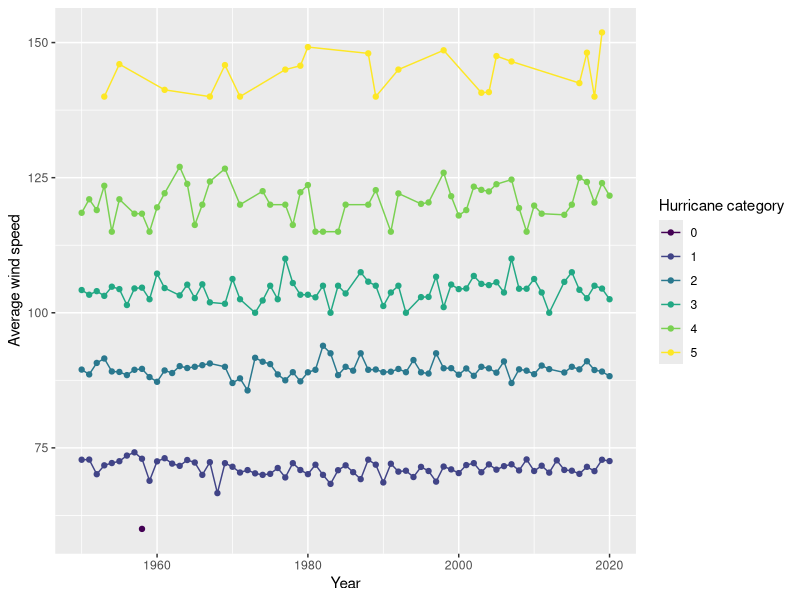
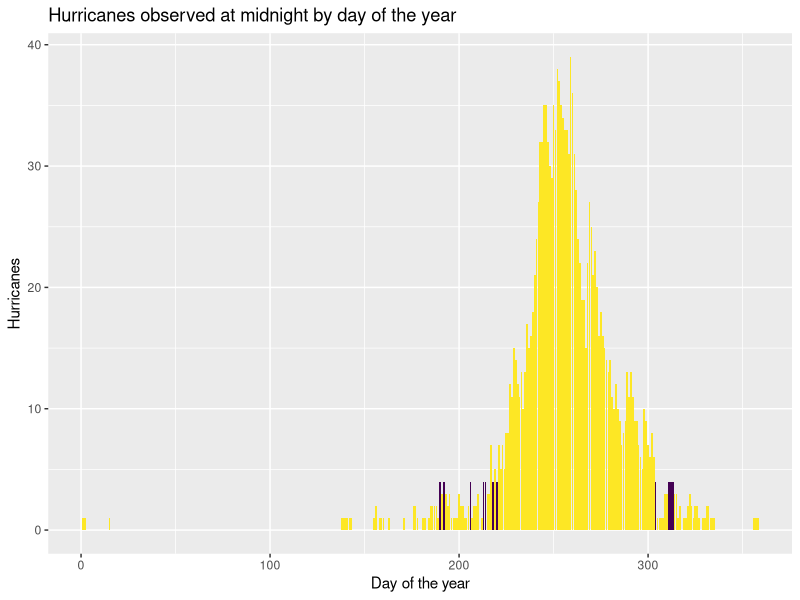
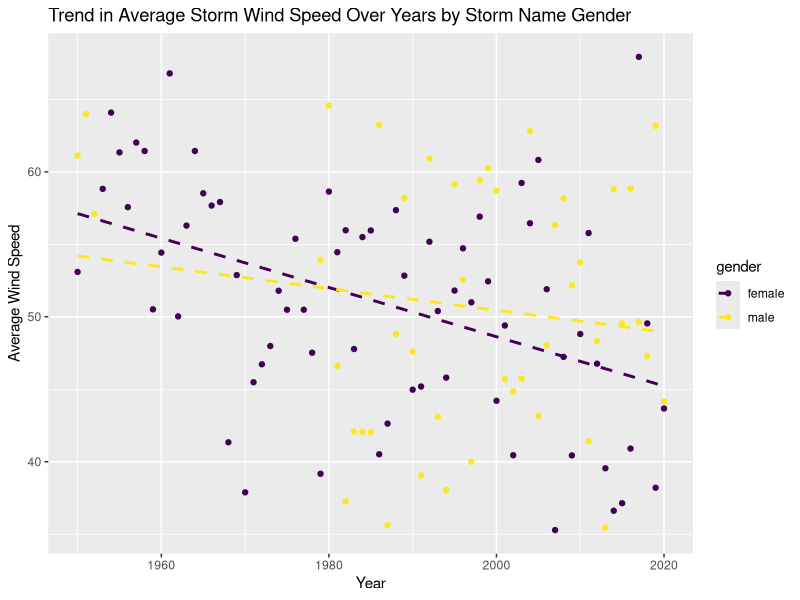

These charts were generated, in order, by the following R code:
## ---- chunk 1
#| message: false
library(tidyverse)

storms <- read_csv("../data/storms.csv")

storms |>
  slice_sample(n = 5)
## ---- chunk 2
#| message: false
storm_gender <- read_csv("../data/storm_gender.csv")

storm_gender |>
  filter(prob < 1) |>
  arrange(desc(prob)) |>
  slice_head(n = 3)

storm_gender |>
  arrange(desc(prob)) |>
  slice_tail(n = 3)
## ---- chunk 3
#| message: false
storm_codes <- read_csv("../data/storm_codes.csv")
storm_codes
## ---- chunk 4
storms |>
  group_by(year, name) |>
  summarize(wind_max = max(wind))
## ---- chunk 5
storms |>
  filter(status == "HU") |>
  group_by(year, category) |>
  summarize(wind_avg = mean(wind))
## ---- chunk 6
storms |>
  filter(status == "HU") |>
  group_by(year, category) |>
  summarize(wind_avg = mean(wind)) |>
  ggplot(aes(year, wind_avg, color = as_factor(category))) +
  geom_line() +
  geom_point() +
  scale_color_viridis_d() +
  labs(
    x = "Year",
    y = "Average wind speed",
    color = "Hurricane category"
  )
## ---- chunk 7
storms |>
  filter(status == "HU", hour == 0) |>
  count(doy)
## ---- chunk 8
median_days <- storms |> 
  filter(status == "HU", hour == 0) |>
  count(doy) |>
  filter(n == median(n))

storms |>
  filter(status == "HU", hour == 0) |>
  count(doy) |>
  ggplot(aes(doy, n)) +
  geom_col(fill = "#fde725") +
  geom_col(data = median_days, fill = "#440154") +
  labs(
    x = "Day of the year",
    y = "Hurricanes",
    title = "Hurricanes observed at midnight by day of the year"
  )
## ---- chunk 9
storms |>
  group_by(year) |>
  arrange(desc(letter)) |>
  slice(1) |>
  group_by(letter) |>
  summarize(n = n())
## ---- chunk 10
storms |>
  group_by(year, name) |>
  summarize(wind_max = max(wind)) |>
  inner_join(storm_gender, by = "name") |>
  group_by(gender) |>
  summarize(wind_max_average = mean(wind_max))
## ---- chunk 11
storms |>
  anti_join(storm_gender, by = "name") |>
  select(name) |>
  distinct() |>
  arrange(name)
## ---- chunk 12
storms |>
  select(year, name, status) |>
  distinct() |>
  count(status) |>
  left_join(storm_codes, by = "status") |>
  select(status_name, n) |>
  arrange(desc(n))
## ---- chunk 13
storms |>
  group_by(year, letter) |>
  summarize(wind_max = max(wind)) |>
  pivot_wider(names_from = letter, values_from = wind_max)
## ---- chunk 14
storms |>
  inner_join(storm_gender, by = "name") |>
  group_by(year, gender) |>
  summarize(avg_wind = mean(wind)) |>
  ggplot(aes(year, avg_wind, color = gender)) +
  geom_point() +
  geom_smooth(
    method = "lm",
    se = FALSE,
    linetype = "dashed"
  ) +
  scale_color_viridis_d() +
  labs(
    x = "Year",
    y = "Average Wind Speed",
    title = "Trend in Average Storm Wind Speed Over Years by Storm Name Gender"
  )
